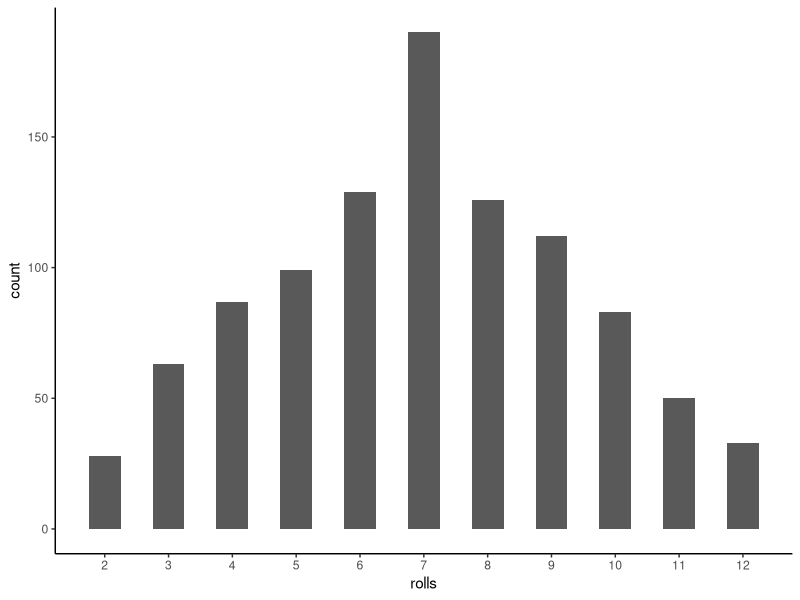

Recreate this plot in R.
## ---- chunk 1
knitr::opts_chunk$set(echo = TRUE)
library(tidyverse)
library(purrr)
library(ggplot2)
## ---- chunk 2
roll_one_die <- function(x){
  sample(1:6, 1)
}

roll_two_dice <- function(x){
  roll_one_die() + roll_one_die()
}

roll_1000_dice <- tibble(rolls = map_int(rep(1:1000), ~ roll_two_dice()))

ggplot(roll_1000_dice, aes(x = rolls)) +
    geom_histogram(binwidth = 0.5) +
    scale_x_continuous(breaks = seq(0, 12, 1)) +
    theme_classic()
